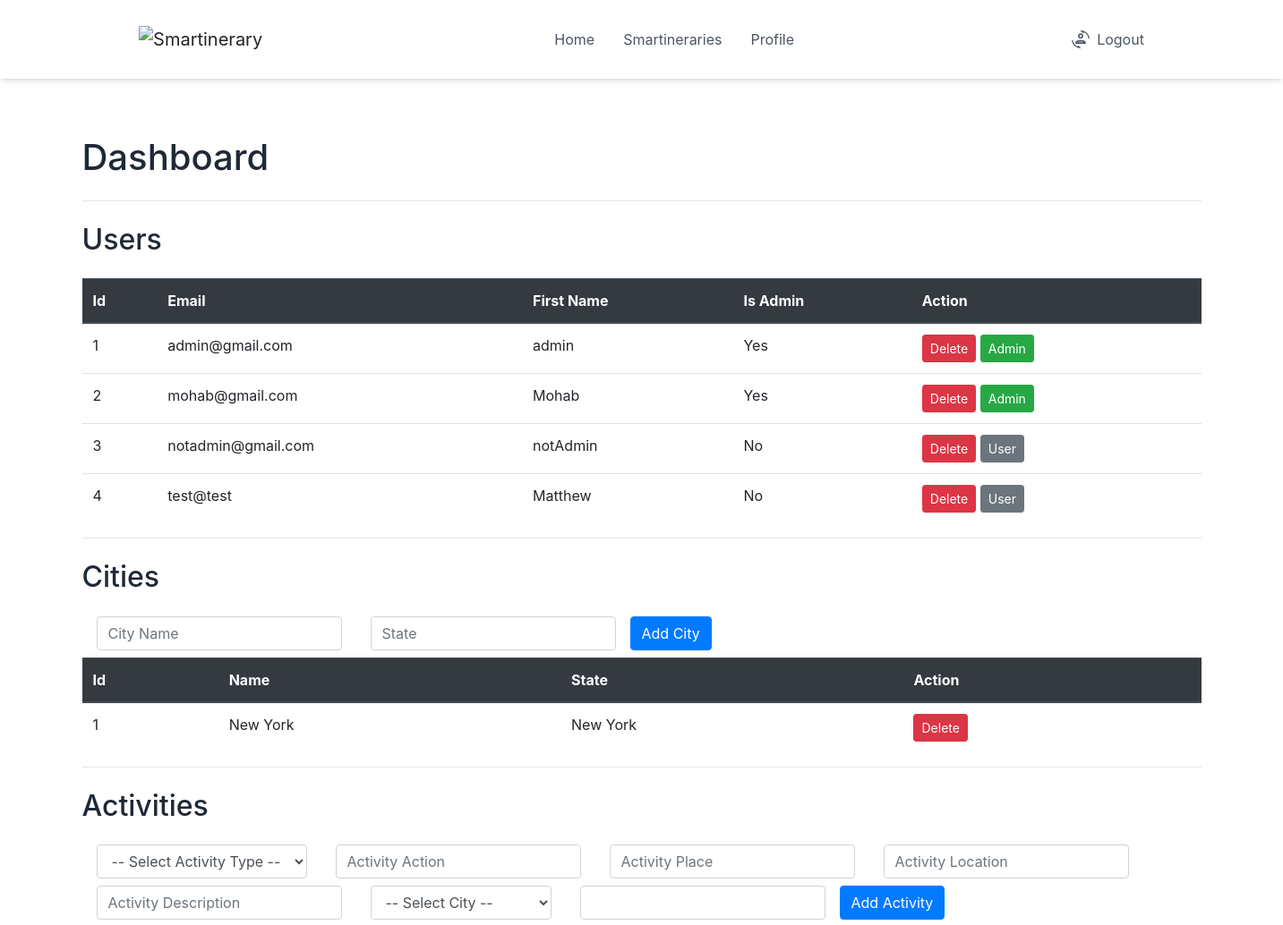
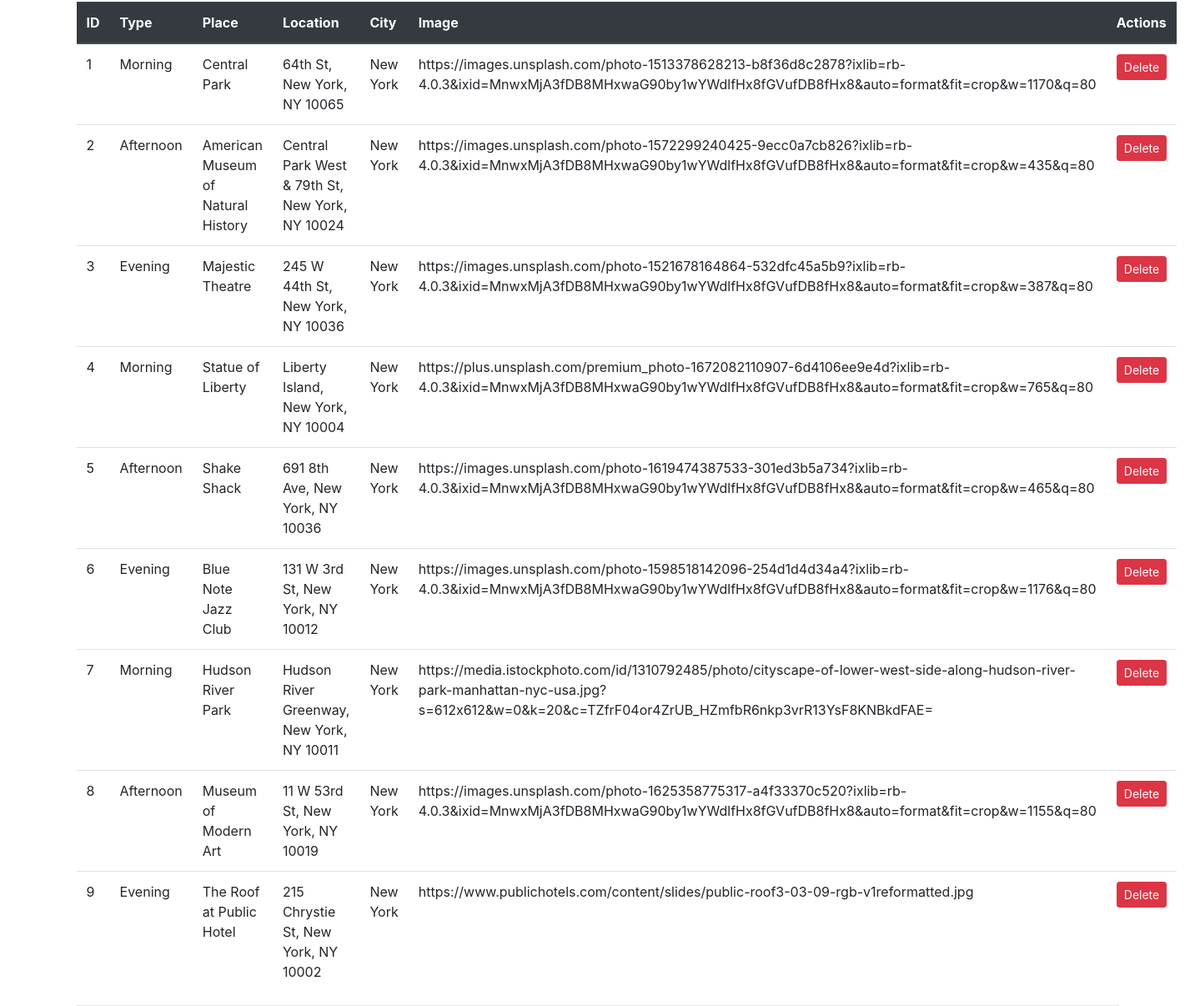
The page /admin/ (signed in) on the database its author committed (2 pictures, top to bottom).
### website/models.py (models this page shows)
class User(db.Model, UserMixin):
    id = db.Column(db.Integer, primary_key=True)
    email = db.Column(db.String(150), unique=True)
    password = db.Column(db.String(150))
    first_name = db.Column(db.String(150))
    is_admin = db.Column(db.Boolean, default=False)
    smart_itineraries = relationship('Smartinerary', backref='user', lazy=True)

class City(db.Model):
    id = db.Column(db.Integer, primary_key=True)
    name = db.Column(db.String(100), unique=True)
    state = db.Column(db.String(100))

class Activity(db.Model):
    id = db.Column(db.Integer, primary_key=True)
    city_id = db.Column(db.Integer, db.ForeignKey('city.id'), nullable=False)
    activity_type = db.Column(db.String(100))
    activity_action = db.Column(db.String(100))
    activity_place = db.Column(db.String(100))
    activity_location = db.Column(db.String(1000))
    activity_description = db.Column(db.String(1000))
    activity_image = db.Column(db.String(1000))
    city = relationship('City', backref='activities', lazy=True)

### website/routes/admin_route.py (the view)
@admin_router.route('/')
def admin_dashboard():
    if current_user.is_admin:
        return render_template('admin_dash.html', user=current_user, cities=get_cities(), activities=get_activities(), users=get_users(), is_admin = bool(current_user.is_admin))
    else:
        return render_template("not_authorized.html", user=current_user, is_admin = bool(current_user.is_admin))

### website/routes/admin_route.py (called while the page is built)
def get_cities():
    print(City.query.all())
    return list(City.query.all())

def get_activities():
    print(Activity.query.all())
    return list(Activity.query.all())

def get_users():
    print(User.query.all())
    return list(User.query.all())

### website/templates/admin_dash.html (shortened to what this page needs)
{% extends 'base.html' %} {% block title %}Admin Dashboard{% endblock %} {%
block content %}
<h1 class="h1 mb-4 mt-4 text-gray-800">Dashboard</h1>
<hr />
<h2 class="h2 mb-4 mt-4 text-gray-800">Users</h2>
<table id="myTable" class="table admin_table">
  <thead class="thead-dark">
    <tr>
      <th scope="col">Id</th>
      <th scope="col">Email</th>
      <th scope="col">First Name</th>
      <th scope="col">Is Admin</th>
      <th scope="col">Action</th>
    </tr>
  </thead>
  <tbody>
    {% for user in users %}
    <tr data-user-id="{{ user.id }}">
      <td>{{ user.id }}</td>
      <td>{{ user.email }}</td>
      <td>{{ user.first_name }}</td>
      <td>{{ "Yes" if user.is_admin else "No" }}</td>
      <td>
        <button
          class="btn btn-danger btn-sm"
          onclick="deleteUser({{ user.id }})"
        >
          Delete
        </button>
        {% if user.is_admin %}
        <button class="btn btn-success btn-sm" data-user-id="{{user.id}}" onclick="toggleAdmin({{ user.id }})">Admin</button>
        {% else %}
        <button class="btn btn-secondary btn-sm" data-user-id="{{user.id}}" onclick="toggleAdmin({{ user.id }})">User</button>
        {% endif %}
      </td>
    </tr>
    {% endfor %}
  </tbody>
</table>
<hr />
<h2 class="h2 mb-4 mt-4 text-gray-800">Cities</h2>
<form
  method="POST"
  action="/admin/city"
  name="add-city-form"
  class="form-inline"
>
  <div class="form-group mx-sm-3 mb-2">
    <input
      type="text"
      id="name"
      name="city_name"
      class="form-control"
      placeholder="City Name"
      required
    />
  </div>
  <div class="form-group mx-sm-3 mb-2">
    <input
      type="text"
      id="state"
      name="state"
      class="form-control"
      placeholder="State"
      required
    />
  </div>
  <button type="submit" class="btn btn-primary mb-2">Add City</button>
</form>
<table id="myTable" class="table admin_table">
  <thead class="thead-dark">
    <tr>
      <th scope="col">Id</th>
      <th scope="col">Name</th>
      <th scope="col">State</th>
      <th scope="col">Action</th>
    </tr>
  </thead>
  <tbody>
    {% for city in cities %}
    <tr data-city-id="{{ city.id }}">
      <td>{{ city.id }}</td>
      <td>{{ city.name }}</td>
      <td>{{ city.state }}</td>
      <td>
        <button
          class="btn btn-danger btn-sm"
          onclick="deleteCity({{ city.id }})"
        >
          Delete
        </button>
      </td>
    </tr>
    {% endfor %}
  </tbody>
</table>
<hr />
<h2 class="h2 mb-4 mt-4 text-gray-800">Activities</h2>
<form
  method="POST"
  action="/admin/activity"
  name="add-activity-form"
  class="form-inline"
  enctype="multipart/form-data"
>
  <div class="form-group mx-sm-3 mb-2">
    <select
      id="activity-type"
      name="activity_type"
      class="form-control"
      required
    >
      <option value="">-- Select Activity Type --</option>
    </select>
  </div>
  <div class="form-group mx-sm-3 mb-2">
    <input
      type="text"
      id="activity-action"
      name="activity_action"
      class="form-control"
      placeholder="Activity Action"
      required
    />
  </div>
  <div class="form-group mx-sm-3 mb-2">
    <input
      type="text"
      id="activity-place"
      name="activity_place"
      class="form-control"
      placeholder="Activity Place"
      required
    />
  </div>
  <div class="form-group mx-sm-3 mb-2">
    <input
      type="text"
      id="activity-location"
      name="activity_location"
      class="form-control"
      placeholder="Activity Location"
      required
    />
  </div>
  <div class="form-group mx-sm-3 mb-2">
    <input
      type="text"
      id="activity-description"
      name="activity_description"
      class="form-control"
      placeholder="Activity Description"
      required
    />
  </div>
  <div class="form-group mx-sm-3 mb-2">
    <select id="city-name" name="city_id" class="form-control" required>
      <option value="">-- Select City --</option>
    </select>
  </div>
  <div class="form-group mx-sm-3 mb-2">
    <input
      type="url"
      id="activity-image"
      name="activity_image"
      class="form-control"
      accept="image/*"
      required
    />
  </div>
  <button type="submit" class="btn btn-primary mb-2">Add Activity</button>
</form>
<table class="table admin_table">
  <thead class="thead-dark">
    <tr>
      <th>ID</th>
      <th>Type</th>
      <th>Place</th>
      <th>Location</th>
      <th>City</th>
      <th>Image</th>
      <th>Actions</th>
    </tr>
  </thead>
  <tbody>
    {% for activity in activities %}
    <tr data-activity-id="{{ activity.id }}">
      <td>{{ activity.id }}</td>
      <td>{{ activity.activity_type }}</td>
      <td>{{ activity.activity_place }}</td>
      <td>{{ activity.activity_location }}</td>
      <td>{{ activity.city.name }}</td>
      <td>{{ activity.activity_image }}</td>
      <td>
        <button
          class="btn btn-danger btn-sm"
          onclick="deleteActivity({{ activity.id }})"
        >
          Delete
        </button>
      </td>
    </tr>
    {% endfor %}
  </tbody>
</table>
{% endblock %}

### website/templates/base.html (shortened to what this page needs)
<!DOCTYPE html>
<html>
  <head>
    <script src="https://cdn.tailwindcss.com"></script>
    <link
      rel="stylesheet"
      href="https://stackpath.bootstrapcdn.com/bootstrap/4.4.1/css/bootstrap.min.css"
    />
    <link
      rel="stylesheet"
      href="https://stackpath.bootstrapcdn.com/font-awesome/4.7.0/css/font-awesome.min.css"
    />
  </head>
  <body>
    <div
      class="flex flex-col items-center justify-center mt-32"
      x-cloak
      x-data="appData()"
      x-init="appInit()"
    >
      <div class="flex flex-col">
        <nav
          class="flex justify-around py-4 bg-white/80 backdrop-blur-md shadow-md w-full fixed top-0 left-0 right-0 z-10"
        >
          <div class="flex items-center">
            <a
              href="/"
              class="navbar-brand cursor-pointer transition-all duration-300 transform hover:scale-105"
            >
              <img
                src="https://svgshare.com/i/s8N.svg"
                alt="Smartinerary"
                class="img-fluid"
                style="max-height: 40px"
              />
            </a>
          </div>
          <div class="items-center hidden space-x-8 lg:flex">
            {% if user.is_authenticated %}
            <a
              class="flex text-gray-600 cursor-pointer transition-all duration-300 transform hover:scale-105"
              href="/"
            >
              Home
            </a>
            <a
              class="flex text-gray-600 cursor-pointer transition-all duration-300 transform hover:scale-105"
              href="{{ url_for('smartinerary_router.get_all_user_smartineraries') }}"
              >Smartineraries</a
            >
            <a
              class="flex text-gray-600 cursor-pointer transition-all duration-300 transform hover:scale-105"
              href="{{ url_for('edit_router.edit_profile') }}"
            >
              Profile
            </a>
            {% endif %}
          </div>
          <div class="flex items-center space-x-5">
            {% if user.is_authenticated %}
            <a
              class="flex text-gray-600 cursor-pointer transition-all duration-300 transform hover:scale-105"
              href="/logout"
              href="/logout"
            >
              Logout
            </a>
            {% endif %}
          </div>
        </nav>
      </div>
    </div>
    <div class="container">{% block content %} {% endblock %}</div>
  </body>
</html>

### rows shown on the page
User: id "1", email "admin@gmail.com", first_name "admin", is_admin "Yes"
User: id "2", email "mohab@gmail.com", first_name "Mohab", is_admin "Yes"
User: id "3", email "notadmin@gmail.com", first_name "notAdmin", is_admin "No"
User: id "4", email "test@test", first_name "Matthew", is_admin "No"
City: id "1", name "New York", state "New York"
Activity: id "1", activity_type "Morning", activity_place "Central Park", activity_location "64th St, New York, NY 10065", city.name "New York", activity_image "https://images.unsplash.com/photo-1513378628213-b8f36d8c2878?ixlib=rb-4.0.3&ixid=MnwxMjA3fDB8MHxwaG90by1wYWdlfHx8fGVufDB8fHx8&auto=format&fit=crop&w=1170&q=80"
Activity: id "2", activity_type "Afternoon", activity_place "American Museum of Natural History", activity_location "Central Park West & 79th St, New York, NY 10024", city.name "New York", activity_image "https://images.unsplash.com/photo-1572299240425-9ecc0a7cb826?ixlib=rb-4.0.3&ixid=MnwxMjA3fDB8MHxwaG90by1wYWdlfHx8fGVufDB8fHx8&auto=format&fit=crop&w=435&q=80"
Activity: id "3", activity_type "Evening", activity_place "Majestic Theatre", activity_location "245 W 44th St, New York, NY 10036", city.name "New York", activity_image "https://images.unsplash.com/photo-1521678164864-532dfc45a5b9?ixlib=rb-4.0.3&ixid=MnwxMjA3fDB8MHxwaG90by1wYWdlfHx8fGVufDB8fHx8&auto=format&fit=crop&w=387&q=80"
Activity: id "4", activity_type "Morning", activity_place "Statue of Liberty", activity_location "Liberty Island, New York, NY 10004", city.name "New York", activity_image "https://plus.unsplash.com/premium_photo-1672082110907-6d4106ee9e4d?ixlib=rb-4.0.3&ixid=MnwxMjA3fDB8MHxwaG90by1wYWdlfHx8fGVufDB8fHx8&auto=format&fit=crop&w=765&q=80"
Activity: id "5", activity_type "Afternoon", activity_place "Shake Shack", activity_location "691 8th Ave, New York, NY 10036", city.name "New York", activity_image "https://images.unsplash.com/photo-1619474387533-301ed3b5a734?ixlib=rb-4.0.3&ixid=MnwxMjA3fDB8MHxwaG90by1wYWdlfHx8fGVufDB8fHx8&auto=format&fit=crop&w=465&q=80"
Activity: id "6", activity_type "Evening", activity_place "Blue Note Jazz Club", activity_location "131 W 3rd St, New York, NY 10012", city.name "New York", activity_image "https://images.unsplash.com/photo-1598518142096-254d1d4d34a4?ixlib=rb-4.0.3&ixid=MnwxMjA3fDB8MHxwaG90by1wYWdlfHx8fGVufDB8fHx8&auto=format&fit=crop&w=1176&q=80"
Activity: id "7", activity_type "Morning", activity_place "Hudson River Park", activity_location "Hudson River Greenway, New York, NY 10011", city.name "New York", activity_image "https://media.istockphoto.com/id/1310792485/photo/cityscape-of-lower-west-side-along-hudson-river-park-manhattan-nyc-usa.jpg?s=612x612&w=0&k=20&c=TZfrF04or4ZrUB_HZmfbR6nkp3vrR13YsF8KNBkdFAE="
Activity: id "8", activity_type "Afternoon", activity_place "Museum of Modern Art", activity_location "11 W 53rd St, New York, NY 10019", city.name "New York", activity_image "https://images.unsplash.com/photo-1625358775317-a4f33370c520?ixlib=rb-4.0.3&ixid=MnwxMjA3fDB8MHxwaG90by1wYWdlfHx8fGVufDB8fHx8&auto=format&fit=crop&w=1155&q=80"
Activity: id "9", activity_type "Evening", activity_place "The Roof at Public Hotel", activity_location "215 Chrystie St, New York, NY 10002", city.name "New York", activity_image "https://www.publichotels.com/content/slides/public-roof3-03-09-rgb-v1reformatted.jpg"
